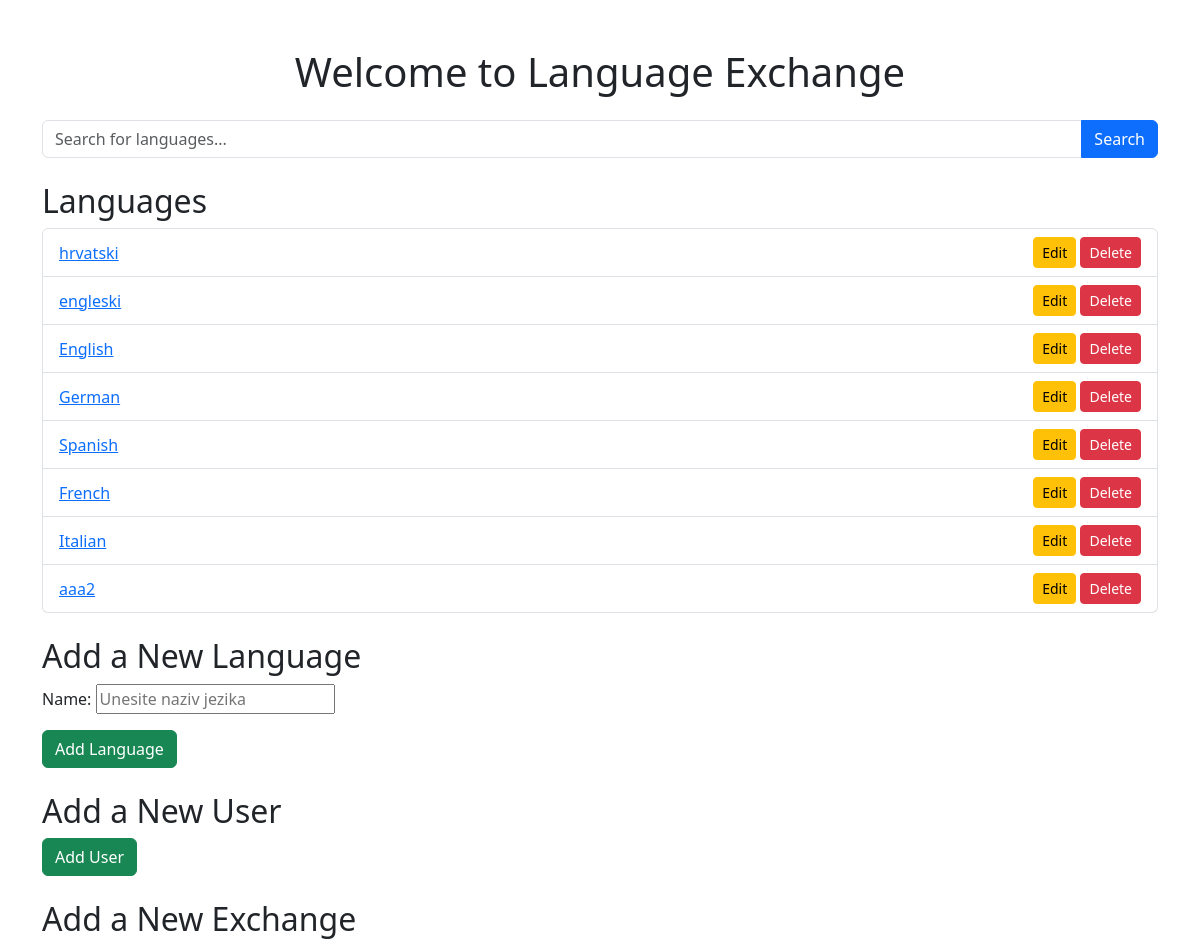
Before: / (upper part) with the older database file.
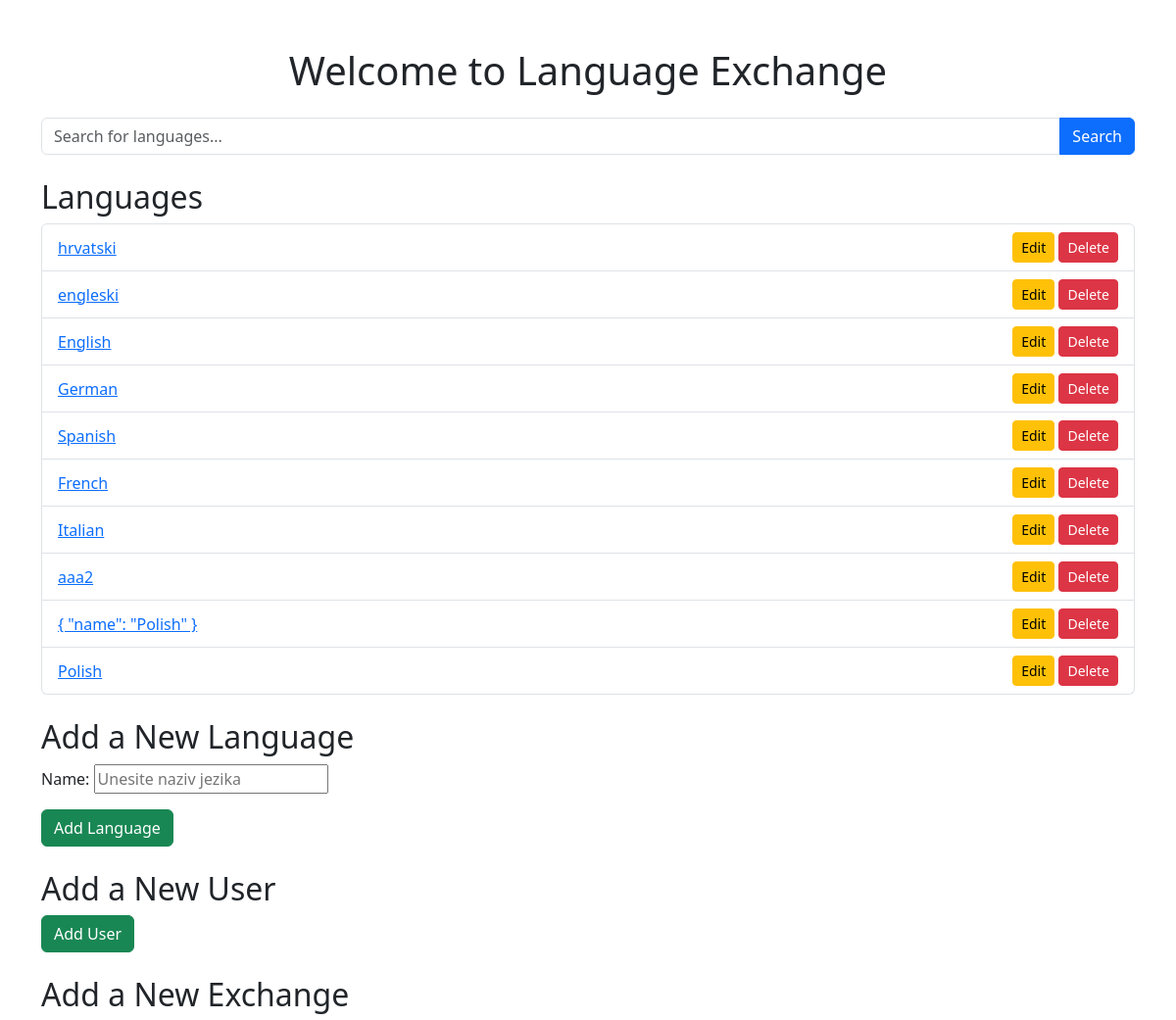
After: the same page with the newer database file.
### app/models.py (models this page shows, shortened)
class Language(models.Model):
    name = models.CharField(max_length=100)

### app/views.py (the view)
# urls.py: path('', views.index, name='index'),
def index(request):
    search_query = request.GET.get('search', '')
    if search_query:
        languages = Language.objects.filter(name__icontains=search_query)
    else:
        languages = Language.objects.all()
    form = LanguageForm(request.POST or None)
    if request.method == 'POST' and form.is_valid():
        form.save()
        return redirect('index')
    users = User.objects.all()
    exchanges = Exchange.objects.all()
    return render(request, 'index.html', {
        'languages': languages,
        'form': form,
        'users': users,
        'exchanges': exchanges
    })

### app/forms.py
class LanguageForm(forms.ModelForm):
    class Meta:
        model = Language
        fields = ['name']
        widgets = {
            'name': forms.TextInput(attrs={'placeholder': 'Unesite naziv jezika'}),
        }

### app/templates/index.html (shortened to what this page needs)
<!DOCTYPE html>
<html lang="en">
<head>
    <link href="https://cdn.jsdelivr.net/npm/bootstrap@5.3.0-alpha1/dist/css/bootstrap.min.css" rel="stylesheet">
</head>
<body>
    <div class="container mt-5">
        <h1 class="text-center mb-4">Welcome to Language Exchange</h1>
        <form method="GET" class="mb-4">
            <div class="input-group">
                <input type="text" name="search" class="form-control" placeholder="Search for languages..." value="{{ request.GET.search }}">
                <button type="submit" class="btn btn-primary">Search</button>
            </div>
        </form>
        <h2>Languages</h2>
        <ul class="list-group mb-4">
            {% for language in languages %}
                <li class="list-group-item d-flex justify-content-between align-items-center">
                    <a href="{% url 'language_detail' language.id %}">{{ language.name }}</a>
                    <div>
                        <a href="{% url 'edit_language' language.id %}" class="btn btn-warning btn-sm">Edit</a>
                        <a href="{% url 'delete_language' language.id %}" class="btn btn-danger btn-sm">Delete</a>
                    </div>
                </li>
            {% empty %}
                <li class="list-group-item">No languages found.</li>
            {% endfor %}
        </ul>
        <h2>Add a New Language</h2>
        <form method="POST" class="mb-4">
            {{ form.as_p }}
            <button type="submit" class="btn btn-success">Add Language</button>
        </form>
        <h2>Add a New User</h2>
        <form method="POST" action="{% url 'add_user' %}" class="mb-4">
            <button type="submit" class="btn btn-success">Add User</button>
        </form>
        <h2>Add a New Exchange</h2>
    </div>
</body>
</html>

Changed rows visible on the page:
added Language: name "{ \"name\": \"Polish\" }"
added Language: name "Polish"
